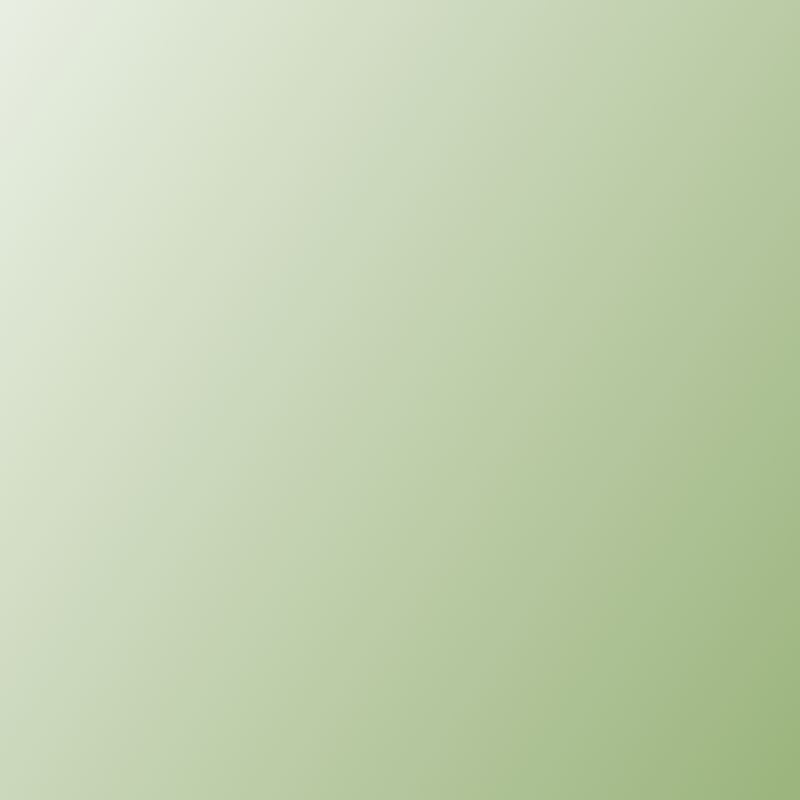
#> input picture media/im.png, 800 x 800 px
$ python test-06-grid.py
#> lines starting #> are read from the running program, lines starting #| are printed output that depends on the picture; after the words box and inside, x2 and y2 are one past the last pixel; in counts of white or black regions, pixels touching at a corner belong together
### scripts/backend.py
import cv2

# This is backend; you can use any other module you want

def imread(pth):
#> called with pth = 'media/im.png'
    return cv2.imread(pth,-1)
#> returned value is the input picture: shape (800, 800, 3); mean B, G, R 175.7, 209.2, 193.9

def imwrite(pth,im):
    cv2.imwrite(pth,im)

def imshow(title,im):
    cv2.imshow(title,im)
    cv2.waitKey(0)

def resize(im,newSize):
    return cv2.resize(im, newSize)

### scripts/nsdraw.py
#########################################################
# Author: sh-navid
#########################################################
'''
'''
#########################################################
# Add preprocessors
#########################################################
import math
import numpy as np
import scripts.nsproc as proc
import scripts.nsmath as nmth
import scripts.nsarray as arr

#########################################################
# Constants
#########################################################
DEFAULT_COLOR = (128, 0, 200)
DEFAULT_TICKNESS = 5
DEFAULT_MARKER_SIZE = 5
DEFAULT_ROTATION = -90
DEFAULT_ARC = 360
MULTILINE_ARROW_NONE, MULTILINE_ARROW_END, MULTILINE_MULTIPLE_ARROW = 'MLAN', 'MLAE', 'MLMA'

#########################################################
# Functions
#########################################################


# [40 lines left out: function line, not called in this run]


def rect(im: np.ndarray):
    return im


def ellipes(im: np.ndarray):
    return im


def polygon(im: np.ndarray):
    return im


def marker(im: np.ndarray):
    return im


# [12 lines left out: functions vText, rText, not called in this run]


def curve(im: np.ndarray):
    return im


def grid(im: np.ndarray, color1: tuple = (0, 0, 0), color2: tuple = (255, 255, 255), thickness: int = 50):
    '''
    '''
#> called with color1 = (0, 0, 0), color2 = (255, 255, 255), thickness = 50
    # FIXME: check this in different sizes; does not work sometimes
    k = proc.kernel((thickness, thickness), proc.KERNEL_TYPE_RECT)
    h, w = im.shape[:2]
#> h = 800; w = 800
    nh, nw = h//thickness, w//thickness
#> nh = 16; nw = 16
    im[:] = color2
#> im: shape (800, 800, 3); every value is 255
    paint = True
    for hh in range(0, nh+1):
        for ww in range(0, nw+1):
            paint = not paint
            if paint:
                continue
            y = hh*thickness
            x = ww*thickness
            im[y:y+thickness, x:x+thickness] = color1
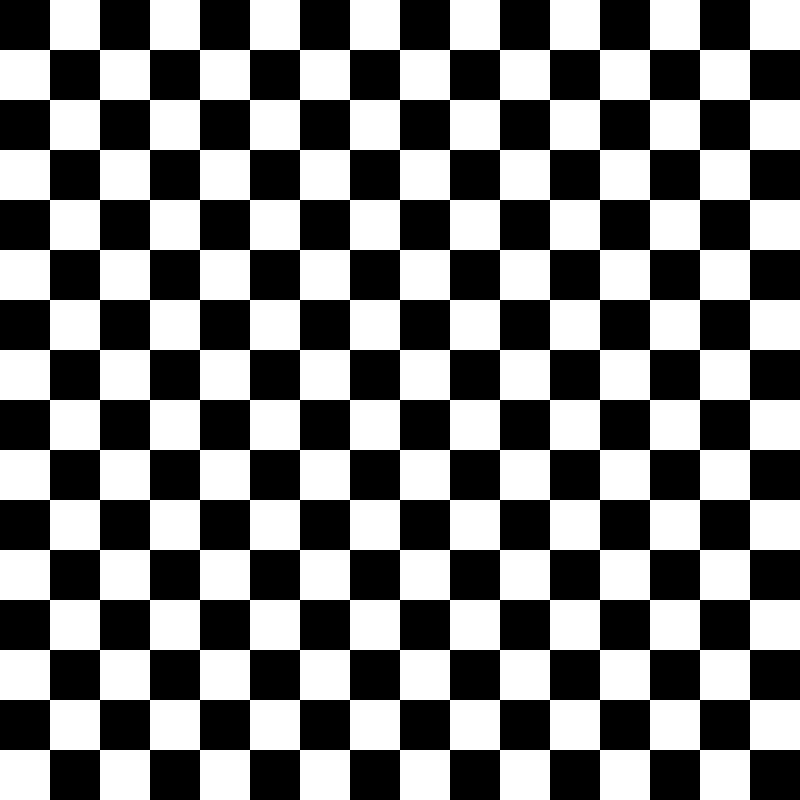
#> im: shape (800, 800, 3); 50% white; 1 white region, box (x1, y1, x2, y2) and area: (0, 0, 800, 800) 320000
    return im


# [64 lines left out: functions hPoly, star, multiline, circle, not called in this run]


def triangle(im: np.ndarray, center, radius, rotation=-DEFAULT_ROTATION, color=DEFAULT_COLOR, thickness=DEFAULT_TICKNESS):
    hPoly(im, center, radius, points=3, rotation=rotation,
          color=color, thickness=thickness)

### scripts/nsproc.py
import scripts.nsmath as nmth
import numpy as np
import math


def fill(im, pos=(0, 0), color=(0, 0, 0), diff=0):
    pass


# [12 lines left out: functions treshChannel, treshSimple, not called in this run]


GRAY_MODE_A = 1
GRAY_MODE_B = 2
GRAY_MODE_C = 3


# [10 lines left out: function toGray, not called in this run]


def toBGR(im):
    return merge(im, im, im)


# [6 lines left out: function split, not called in this run]


def merge(c1, c2, c3):
    return np.dstack((c1, c2, c3))


def tinning(im):
    pass


def ticking(im):
    pass


KERNEL_TYPE_RECT = 1
KERNEL_TYPE_CIRCULAR = 2
KERNEL_TYPE_CIRCULAR_FADE = 3
KERNEL_TYPE_CIRCULAR_EDGE_FADE=4


def kernel(size: tuple, kerneltype: int = KERNEL_TYPE_RECT):
    '''
    FIXME: cant you use np.arange for KERNEL_TYPE_CIRCULAR ... !?
    '''
    k = np.ones(size)
    if kerneltype == KERNEL_TYPE_RECT:
        return k
    elif kerneltype == KERNEL_TYPE_CIRCULAR:
        cx, cy = size[0]//2, size[1]//2
        for i in range(0, size[0]):
            for j in range(0, size[1]):
                d = nmth.dist((i, j), (cx, cy))
                if(d >= cx and d >= cy):
                    k[i, j] = 0
        return k
    elif kerneltype == KERNEL_TYPE_CIRCULAR_FADE:
        k=kernel(size,KERNEL_TYPE_CIRCULAR)
        cx, cy = size[0]//2, size[1]//2
        for i in range(0, size[0]):
            for j in range(0, size[1]):
                k[i,j]/=(abs(cx-i)+abs(cy-j))+1
                k[i,j]=float("{0:.1f}".format(k[i,j]))
        return k
    elif kerneltype == KERNEL_TYPE_CIRCULAR_EDGE_FADE:
        k=kernel(size,KERNEL_TYPE_CIRCULAR)
        cx, cy,s = size[0]//2, size[1]//2,math.ceil(size[0]+size[1])//6
        for i in range(0, size[0]):
            for j in range(0, size[1]):
                k[i,j]/=((abs(cx-i)+abs(cy-j))/(s+1))+1
                k[i,j]=float("{0:.1f}".format(k[i,j]))
        return k
    return None

### test-06-grid.py
#########################################################
# Author: sh-navid
#########################################################
'''
'''
#########################################################
# Add preprocessors
#########################################################
import sys
import numpy as np
from inspect import signature
import scripts.nsproc as proc
import scripts.nsdraw as draw
import scripts.nscolor as nsc
import scripts.backend as back
import scripts.nssys as nss

#########################################################
# Source code
#########################################################
im = back.imread(sys.path[0]+'/media/im.png')

im = draw.grid(im)
im = draw.grid(im, color1=(127,0,255),color2=(200,200,200),thickness=20)
#> call 2 of grid, with color1 = (127, 0, 255), color2 = (200, 200, 200), thickness = 20
#> in grid (call 2), `im[:] = color2`: im: shape (800, 800, 3); every value is 200
#> after the loop in grid (call 2), `for hh in range(0, nh+1):`:
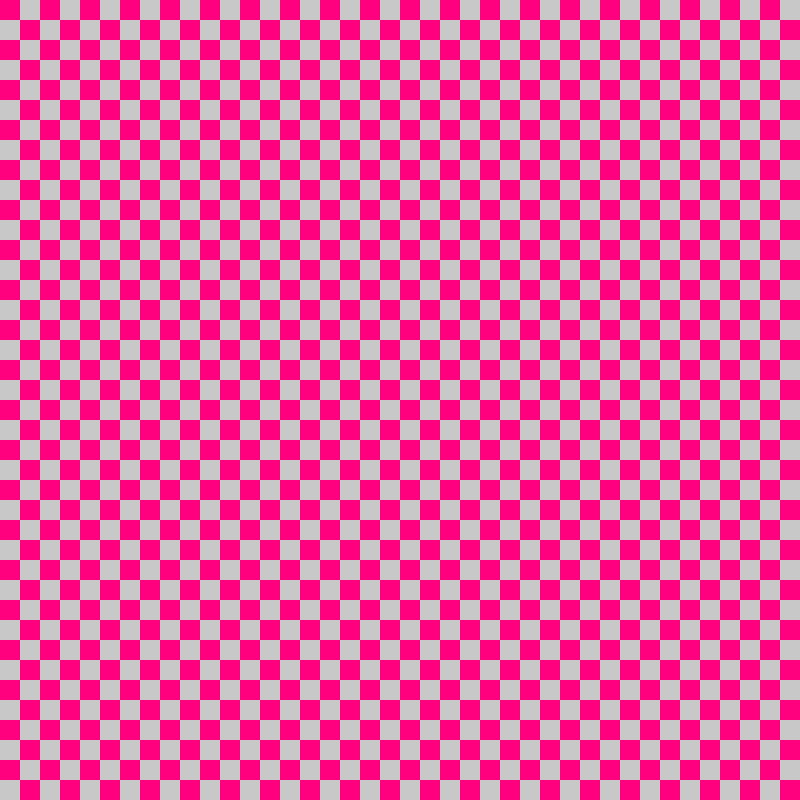
#> im: shape (800, 800, 3); mean B, G, R 163.5, 100, 227.5
print(signature(draw.grid))

back.imshow('draw', im)
